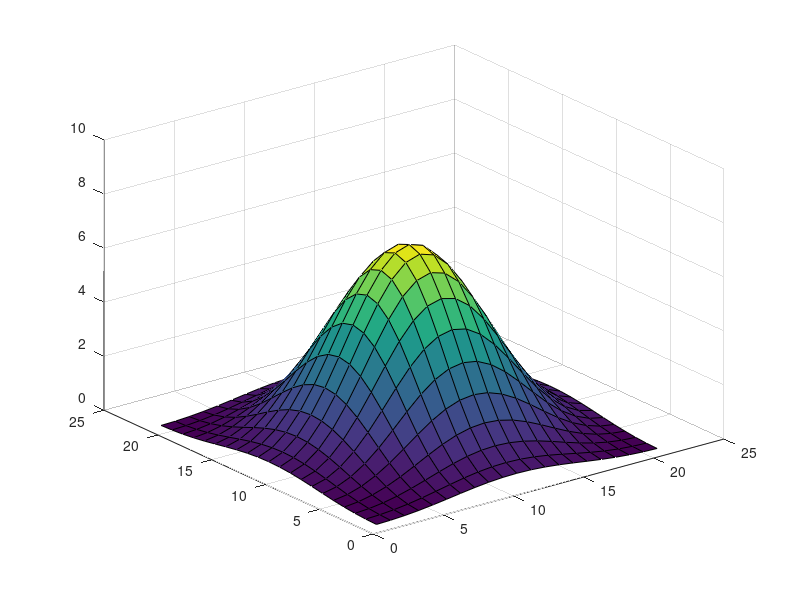

The MATLAB script that drew this image:
% author: Daniel Tenbrinck
% date: 28.10.2019

%% clean up workspace
clc; clear; close all;

%% setup parameters
N = 21; % number of discretization points
maxIterations = 25; % number of time steps
deltaT = 0.2; % time step size
boundaryConditions = 'Neumann'; % possible values: 'Dirichlet', 'Neumann'

%% initialize starting condition

% we assume a heat source at initial time t=0 in the center of the domain
u0 = zeros(N);
u0(ceil(N/2)-4:ceil(N/2)+4, ceil(N/2)-4:ceil(N/2)+4) = 10;

%% set up Laplacian matrix
switch boundaryConditions
    case 'Dirichlet'
        
        % construct main diagonal
        L = diag(-4*ones(1,N*N),0);
        
        % construct minor diagonals
        L = L + diag(ones(1,N*N-1),1);
        L = L + diag(ones(1,N*N-1),-1);
        L = L + diag(ones(1,N*(N-1)),N);
        L = L + diag(ones(1,N*(N-1)),-N);
        
        figure; imagesc(L);
    case 'Neumann'
        
        % construct main diagonal
        v = -4*ones(N,N);
        v(1,1) = -2;
        v(1,N) = -2;
        v(N,1) = -2;
        v(N,N) = -2;
        v(2:N-1,1) = -3; % left side
        v(2:N-1,N) = -3; % right side
        v(1,2:N-1) = -3; % top side
        v(N,2:N-1) = -3; % bottom side
        v = v(:);
        L = diag(v,0);
        
        % construct minor diagonals
        v2 = ones(1,N*N-1);
        v2(N:N:end) = 0;
        L = L + diag(v2,1);
        L = L + diag(v2,-1);
        L = L + diag(ones(1,N*(N-1)),N);
        L = L + diag(ones(1,N*(N-1)),-N);

    otherwise
        error('Please use either Dirichlet or Neumann as boundary condition!');
end

%% solve heat equation with explicit Euler scheme

% set starting conditions
u = u0(:);

% use explicit Euler scheme
for iteration=1:maxIterations
    
    % give some output on the current energy level in the system
    disp(['The total heat in Omega is currently: ' num2str(sum(u(:)))]);

    % perform explicit Euler step
    u = u + deltaT * L*u;
    
    % plot numerical solution
    figure(1); 
    surf(reshape(u,[N,N])); zlim([0,10]);
    pause(0.1);
end

%% save result for solving the inverse problem
save('data.mat', 'L', 'u', 'N', 'deltaT', 'iteration', 'maxIterations');
